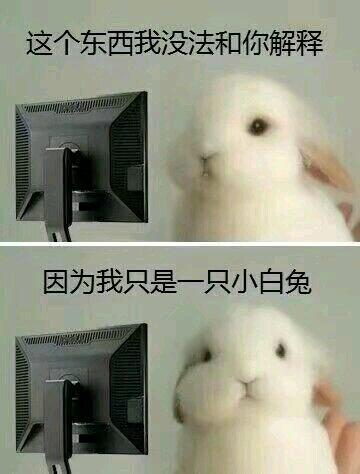
#> input picture filter_play_ground/img/UJ21S{W`H1F(OH7V~E`DV%X.jpg, 360 x 474 px, found by its file name; its folder holds only this picture in this run
$ python filter_play_ground.py
#> lines starting #> are read from the running program, lines starting #| are printed output that depends on the picture
#> further down, img is the input picture: shape (474, 360, 3); mean R, G, B 146.8, 148.7, 131.6
# author: 龚潇颖(Xiaoying Gong)
# date： 2020/6/27 15:19
# IDE：PyCharm
# des:手写的卷积操作
# （h_in - h_filter + 1） / stride
# input(s)：
# output(s)：
import numpy as np
import matplotlib.pyplot as plt

def conv(img, filters, stride):
#> called with stride = 1
    img_h = img.shape[0]
#> img_h = 474
    img_w = img.shape[1]
#> img_w = 360
    img_c = img.shape[2]
#> img_c = 3


    filter_h = filters[0].shape[0]
    filter_w = filters[0].shape[1]


    filter_num = len(filters)

    h_out = int(np.ceil((img_h - filter_h + 1) / stride))
#> h_out = 470
    w_out = int(np.ceil((img_w - filter_w + 1) / stride))
#> w_out = 356

    img_out = np.zeros((h_out, w_out, filter_num))

    for i in range(h_out):
        for j in range(h_out):
            for k in range(filter_num):
                img_cur = img[i:i+filter_h, j:j+filter_w, :]
                conv_cur = np.dot(img_cur.flatten(), filters[k].flatten().T)
                img_out[i, j, k] = conv_cur
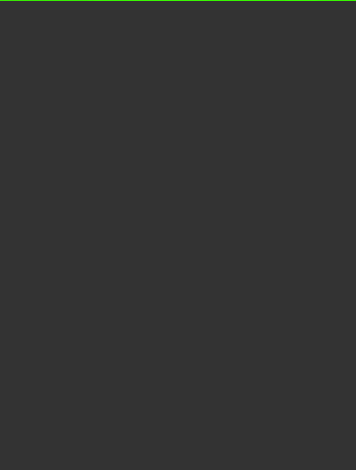
#> img_out: shape (470, 356, 3) float64; mean R, G, B 0.2, 6.6, -1.7; drawn with min black and max white
    return img_out

img = plt.imread('F:/mySrc/pycharm/little_toys/filter_play_ground/img/UJ21S{W`H1F(OH7V~E`DV%X.jpg')

filter_w = 5
filter_h = 5
filter_c = 3
filters = []

for i in range(3):
    filter = np.random.normal(0, 1, filter_w*filter_h*filter_c).reshape((filter_w, filter_h, filter_c))
    filters.append(filter)


#> (the run stopped early here; a loop or call above may not have finished)
